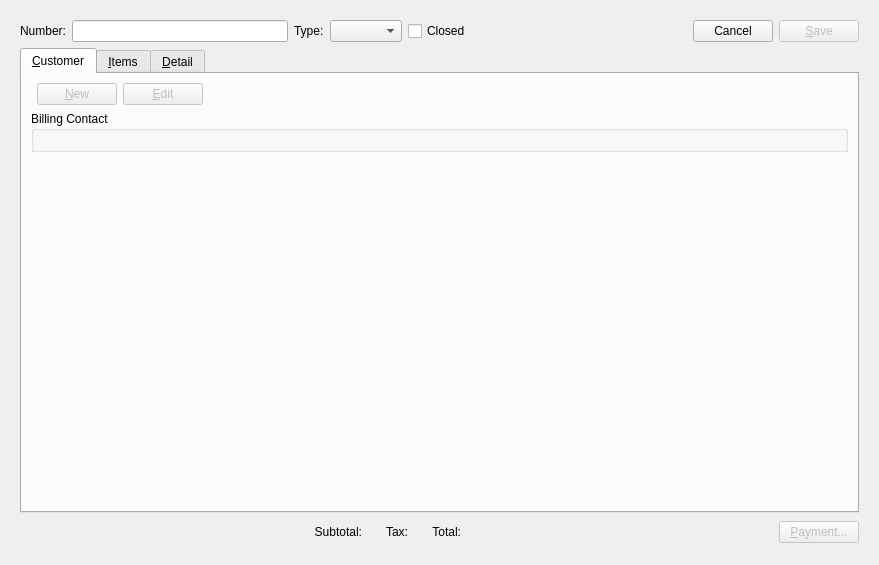
<?xml version="1.0" encoding="UTF-8"?>
<ui version="4.0">
 <class>retailSale</class>
 <widget class="QWidget" name="retailSale">
  <property name="geometry">
   <rect>
    <x>0</x>
    <y>0</y>
    <width>879</width>
    <height>565</height>
   </rect>
  </property>
  <property name="windowTitle">
   <string>Retail Sale</string>
  </property>
  <layout class="QGridLayout" name="gridLayout_6">
   <item row="0" column="0">
    <widget class="Screen" name="_sale">
     <property name="schemaName">
      <string>xtpos</string>
     </property>
     <property name="tableName">
      <string>api_sale</string>
     </property>
     <property name="primaryKeyColumns">
      <number>1</number>
     </property>
     <layout class="QGridLayout" name="gridLayout_3">
      <item row="0" column="0">
       <layout class="QHBoxLayout" name="_2">
        <item>
         <widget class="QLabel" name="_numberLit">
          <property name="text">
           <string>Number:</string>
          </property>
          <property name="alignment">
           <set>Qt::AlignRight|Qt::AlignTrailing|Qt::AlignVCenter</set>
          </property>
         </widget>
        </item>
        <item>
         <widget class="XLineEdit" name="_number">
          <property name="text">
           <string/>
          </property>
          <property name="fieldName">
           <string>sale_number</string>
          </property>
         </widget>
        </item>
        <item>
         <widget class="QLabel" name="_typeLit">
          <property name="text">
           <string>Type:</string>
          </property>
         </widget>
        </item>
        <item>
         <widget class="XComboBox" name="_type">
          <property name="fieldName">
           <string>type</string>
          </property>
         </widget>
        </item>
        <item>
         <widget class="XCheckBox" name="_closed">
          <property name="text">
           <string>Closed</string>
          </property>
          <property name="fieldName">
           <string>closed</string>
          </property>
          <property name="forgetful">
           <bool>true</bool>
          </property>
         </widget>
        </item>
        <item>
         <spacer>
          <property name="orientation">
           <enum>Qt::Horizontal</enum>
          </property>
          <property name="sizeHint" stdset="0">
           <size>
            <width>16</width>
            <height>20</height>
           </size>
          </property>
         </spacer>
        </item>
        <item>
         <widget class="QPushButton" name="_cancel">
          <property name="text">
           <string>Cancel</string>
          </property>
          <property name="shortcut">
           <string>Ctrl+W</string>
          </property>
          <property name="checkable">
           <bool>false</bool>
          </property>
         </widget>
        </item>
        <item>
         <widget class="QPushButton" name="_save">
          <property name="enabled">
           <bool>false</bool>
          </property>
          <property name="text">
           <string>&amp;Save</string>
          </property>
          <property name="shortcut">
           <string>Ctrl+S</string>
          </property>
         </widget>
        </item>
       </layout>
      </item>
      <item row="1" column="0">
       <widget class="QTabWidget" name="_tab">
        <property name="currentIndex">
         <number>0</number>
        </property>
        <widget class="QWidget" name="_custTab">
         <attribute name="title">
          <string>&amp;Customer</string>
         </attribute>
         <layout class="QVBoxLayout" name="verticalLayout">
          <item>
           <layout class="QHBoxLayout" name="horizontalLayout_7">
            <item>
             <widget class="CustInfo" name="_cust">
              <property name="fieldName">
               <string>customer_number</string>
              </property>
             </widget>
            </item>
            <item>
             <widget class="QPushButton" name="_new">
              <property name="enabled">
               <bool>false</bool>
              </property>
              <property name="text">
               <string>&amp;New</string>
              </property>
             </widget>
            </item>
            <item>
             <widget class="QPushButton" name="_edit">
              <property name="enabled">
               <bool>false</bool>
              </property>
              <property name="text">
               <string>&amp;Edit</string>
              </property>
             </widget>
            </item>
            <item>
             <spacer>
              <property name="orientation">
               <enum>Qt::Horizontal</enum>
              </property>
              <property name="sizeHint" stdset="0">
               <size>
                <width>13</width>
                <height>13</height>
               </size>
              </property>
             </spacer>
            </item>
           </layout>
          </item>
          <item>
           <widget class="QGroupBox" name="_cntctGroup">
            <property name="title">
             <string>Billing Contact</string>
            </property>
            <layout class="QGridLayout" name="_6">
             <item row="0" column="0">
              <widget class="ContactWidget" name="_contact">
               <property name="accountVisible">
                <bool>false</bool>
               </property>
               <property name="activeVisible">
                <bool>false</bool>
               </property>
               <property name="initialsVisible">
                <bool>false</bool>
               </property>
               <property name="webaddrVisible">
                <bool>false</bool>
               </property>
               <property name="fieldNameChange">
                <string>contact_change</string>
               </property>
               <property name="fieldNameNumber">
                <string>contact_number</string>
               </property>
               <property name="fieldNameFirst">
                <string>first</string>
               </property>
               <property name="fieldNameMiddle">
                <string>middle</string>
               </property>
               <property name="fieldNameLast">
                <string>last</string>
               </property>
               <property name="fieldNameSuffix">
                <string>suffix</string>
               </property>
               <property name="fieldNameTitle">
                <string>job_title</string>
               </property>
               <property name="fieldNamePhone">
                <string>voice</string>
               </property>
               <property name="fieldNamePhone2">
                <string>alternate</string>
               </property>
               <property name="fieldNameFax">
                <string>fax</string>
               </property>
               <property name="fieldNameEmailAddress">
                <string>email</string>
               </property>
               <property name="fieldNameWebAddress">
                <string>web</string>
               </property>
               <property name="fieldNameAddressChange" stdset="0">
                <string>address_change</string>
               </property>
               <property name="fieldNameAddressNumber" stdset="0">
                <string>address_number</string>
               </property>
               <property name="fieldNameLine1">
                <string>address1</string>
               </property>
               <property name="fieldNameLine2">
                <string>address2</string>
               </property>
               <property name="fieldNameLine3">
                <string>address3</string>
               </property>
               <property name="fieldNameCity">
                <string>city</string>
               </property>
               <property name="fieldNameState">
                <string>state</string>
               </property>
               <property name="fieldNamePostalCode">
                <string>postalcode</string>
               </property>
               <property name="fieldNameCountry">
                <string>country</string>
               </property>
              </widget>
             </item>
            </layout>
           </widget>
          </item>
          <item>
           <spacer>
            <property name="orientation">
             <enum>Qt::Vertical</enum>
            </property>
            <property name="sizeHint" stdset="0">
             <size>
              <width>20</width>
              <height>40</height>
             </size>
            </property>
           </spacer>
          </item>
         </layout>
        </widget>
        <widget class="QWidget" name="_itemsTab">
         <attribute name="title">
          <string>&amp;Items</string>
         </attribute>
         <layout class="QGridLayout" name="gridLayout_4">
          <item row="0" column="0">
           <widget class="XTreeView" name="_saleitems">
            <property name="enabled">
             <bool>true</bool>
            </property>
            <property name="editTriggers">
             <set>QAbstractItemView::NoEditTriggers</set>
            </property>
            <property name="alternatingRowColors">
             <bool>false</bool>
            </property>
            <property name="schemaName">
             <string>xtpos</string>
            </property>
            <property name="tableName">
             <string>api_saleitem</string>
            </property>
            <property name="primaryKeyCoulmns" stdset="0">
             <number>2</number>
            </property>
           </widget>
          </item>
          <item row="1" column="0">
           <layout class="QHBoxLayout" name="_7">
            <property name="spacing">
             <number>12</number>
            </property>
            <item>
             <widget class="QPushButton" name="_add">
              <property name="text">
               <string>Add</string>
              </property>
              <property name="shortcut">
               <string>Return</string>
              </property>
              <property name="default">
               <bool>true</bool>
              </property>
             </widget>
            </item>
            <item>
             <widget class="QPushButton" name="_remove">
              <property name="enabled">
               <bool>false</bool>
              </property>
              <property name="text">
               <string>Remove</string>
              </property>
             </widget>
            </item>
            <item>
             <spacer>
              <property name="orientation">
               <enum>Qt::Horizontal</enum>
              </property>
              <property name="sizeHint" stdset="0">
               <size>
                <width>16</width>
                <height>20</height>
               </size>
              </property>
             </spacer>
            </item>
            <item>
             <widget class="QLabel" name="_receiptNumberLit">
              <property name="text">
               <string>Receipt Number:</string>
              </property>
             </widget>
            </item>
            <item>
             <widget class="XLineEdit" name="_receiptNumber">
              <property name="enabled">
               <bool>false</bool>
              </property>
              <property name="sizePolicy">
               <sizepolicy hsizetype="Preferred" vsizetype="Fixed">
                <horstretch>0</horstretch>
                <verstretch>0</verstretch>
               </sizepolicy>
              </property>
             </widget>
            </item>
            <item>
             <widget class="QPushButton" name="_receiptSearch">
              <property name="text">
               <string>...</string>
              </property>
             </widget>
            </item>
           </layout>
          </item>
          <item row="2" column="0">
           <widget class="Screen" name="_saleitem">
            <property name="primaryKeyColumns">
             <number>2</number>
            </property>
            <layout class="QGridLayout" name="_8">
             <property name="margin">
              <number>0</number>
             </property>
             <property name="spacing">
              <number>0</number>
             </property>
             <item row="0" column="0">
              <widget class="QGroupBox" name="_itemGroup">
               <property name="title">
                <string/>
               </property>
               <layout class="QGridLayout" name="gridLayout_5">
                <item row="0" column="0">
                 <widget class="ItemCluster" name="_item">
                  <property name="fieldName">
                   <string>item_number</string>
                  </property>
                 </widget>
                </item>
                <item row="0" column="1">
                 <layout class="QGridLayout" name="_9">
                  <property name="verticalSpacing">
                   <number>0</number>
                  </property>
                  <item row="0" column="0">
                   <widget class="QLabel" name="_qtyLit">
                    <property name="text">
                     <string>Qty:</string>
                    </property>
                    <property name="alignment">
                     <set>Qt::AlignRight|Qt::AlignTrailing|Qt::AlignVCenter</set>
                    </property>
                    <property name="margin">
                     <number>5</number>
                    </property>
                   </widget>
                  </item>
                  <item row="0" column="1">
                   <layout class="QHBoxLayout" name="_10">
                    <item>
                     <widget class="XLineEdit" name="_qty">
                      <property name="fieldName">
                       <string>qty</string>
                      </property>
                      <property name="defaultText">
                       <string>1</string>
                      </property>
                     </widget>
                    </item>
                    <item>
                     <spacer>
                      <property name="orientation">
                       <enum>Qt::Horizontal</enum>
                      </property>
                      <property name="sizeHint" stdset="0">
                       <size>
                        <width>81</width>
                        <height>21</height>
                       </size>
                      </property>
                     </spacer>
                    </item>
                   </layout>
                  </item>
                  <item row="1" column="0">
                   <widget class="QLabel" name="_unitPriceLit">
                    <property name="text">
                     <string>Unit Price:</string>
                    </property>
                    <property name="alignment">
                     <set>Qt::AlignRight|Qt::AlignTrailing|Qt::AlignVCenter</set>
                    </property>
                    <property name="margin">
                     <number>5</number>
                    </property>
                   </widget>
                  </item>
                  <item row="2" column="0">
                   <widget class="QLabel" name="_extendedPriceLit">
                    <property name="text">
                     <string>Extended:</string>
                    </property>
                    <property name="alignment">
                     <set>Qt::AlignRight|Qt::AlignTrailing|Qt::AlignVCenter</set>
                    </property>
                    <property name="margin">
                     <number>5</number>
                    </property>
                   </widget>
                  </item>
                  <item row="1" column="1">
                   <layout class="QHBoxLayout" name="horizontalLayout_3">
                    <item>
                     <widget class="CurrCluster" name="_unitPrice">
                      <property name="sizePolicy">
                       <sizepolicy hsizetype="Fixed" vsizetype="Preferred">
                        <horstretch>0</horstretch>
                        <verstretch>0</verstretch>
                       </sizepolicy>
                      </property>
                      <property name="fieldNameValue">
                       <string>price</string>
                      </property>
                      <property name="format">
                       <enum>CurrDisplay::SalesPrice</enum>
                      </property>
                      <property name="currencyEnabled">
                       <bool>false</bool>
                      </property>
                      <property name="currencyVisible">
                       <bool>false</bool>
                      </property>
                     </widget>
                    </item>
                    <item>
                     <spacer name="horizontalSpacer_3">
                      <property name="orientation">
                       <enum>Qt::Horizontal</enum>
                      </property>
                      <property name="sizeHint" stdset="0">
                       <size>
                        <width>40</width>
                        <height>20</height>
                       </size>
                      </property>
                     </spacer>
                    </item>
                   </layout>
                  </item>
                  <item row="2" column="1">
                   <layout class="QHBoxLayout" name="horizontalLayout_4">
                    <item>
                     <widget class="CurrCluster" name="_extendedPrice">
                      <property name="sizePolicy">
                       <sizepolicy hsizetype="Fixed" vsizetype="Preferred">
                        <horstretch>0</horstretch>
                        <verstretch>0</verstretch>
                       </sizepolicy>
                      </property>
                      <property name="fieldNameValue">
                       <string>extension</string>
                      </property>
                      <property name="format">
                       <enum>CurrDisplay::ExtPrice</enum>
                      </property>
                      <property name="currencyEnabled">
                       <bool>false</bool>
                      </property>
                      <property name="currencyVisible">
                       <bool>false</bool>
                      </property>
                      <property name="enabled">
                       <bool>false</bool>
                      </property>
                     </widget>
                    </item>
                    <item>
                     <spacer name="horizontalSpacer_4">
                      <property name="orientation">
                       <enum>Qt::Horizontal</enum>
                      </property>
                      <property name="sizeHint" stdset="0">
                       <size>
                        <width>40</width>
                        <height>20</height>
                       </size>
                      </property>
                     </spacer>
                    </item>
                   </layout>
                  </item>
                 </layout>
                </item>
               </layout>
               <zorder>_item</zorder>
               <zorder></zorder>
              </widget>
             </item>
            </layout>
           </widget>
          </item>
         </layout>
        </widget>
        <widget class="QWidget" name="_detailTab">
         <attribute name="title">
          <string>&amp;Detail</string>
         </attribute>
         <layout class="QGridLayout" name="gridLayout_2">
          <item row="0" column="0">
           <layout class="QHBoxLayout" name="horizontalLayout_2">
            <item>
             <layout class="QGridLayout" name="gridLayout">
              <item row="0" column="1">
               <widget class="DLineEdit" name="_date">
                <property name="enabled">
                 <bool>false</bool>
                </property>
                <property name="sizePolicy">
                 <sizepolicy hsizetype="Minimum" vsizetype="Fixed">
                  <horstretch>0</horstretch>
                  <verstretch>0</verstretch>
                 </sizepolicy>
                </property>
                <property name="defaultDate">
                 <enum>XDateEdit::Current</enum>
                </property>
                <property name="fieldName">
                 <string>date</string>
                </property>
               </widget>
              </item>
              <item row="1" column="1">
               <layout class="QHBoxLayout" name="_11">
                <item>
                 <widget class="XComboBox" name="_salesrep">
                  <property name="allowNull">
                   <bool>true</bool>
                  </property>
                  <property name="nullStr">
                   <string>None</string>
                  </property>
                  <property name="type">
                   <enum>XComboBox::SalesReps</enum>
                  </property>
                  <property name="defaultCode">
                   <enum>XComboBox::None</enum>
                  </property>
                  <property name="fieldName">
                   <string>sales_rep</string>
                  </property>
                 </widget>
                </item>
                <item>
                 <spacer>
                  <property name="orientation">
                   <enum>Qt::Horizontal</enum>
                  </property>
                  <property name="sizeHint" stdset="0">
                   <size>
                    <width>16</width>
                    <height>24</height>
                   </size>
                  </property>
                 </spacer>
                </item>
               </layout>
              </item>
              <item row="1" column="3">
               <layout class="QHBoxLayout" name="horizontalLayout">
                <item>
                 <widget class="WComboBox" name="_site">
                  <property name="allowNull">
                   <bool>false</bool>
                  </property>
                  <property name="defaultCode">
                   <enum>XComboBox::None</enum>
                  </property>
                  <property name="fieldName">
                   <string>site</string>
                  </property>
                 </widget>
                </item>
                <item>
                 <spacer name="horizontalSpacer">
                  <property name="orientation">
                   <enum>Qt::Horizontal</enum>
                  </property>
                  <property name="sizeHint" stdset="0">
                   <size>
                    <width>0</width>
                    <height>20</height>
                   </size>
                  </property>
                 </spacer>
                </item>
               </layout>
              </item>
              <item row="0" column="0">
               <widget class="QLabel" name="_dateLit">
                <property name="text">
                 <string>Date:</string>
                </property>
                <property name="alignment">
                 <set>Qt::AlignRight|Qt::AlignTrailing|Qt::AlignVCenter</set>
                </property>
               </widget>
              </item>
              <item row="1" column="0">
               <widget class="XLabel" name="_salesrepLit">
                <property name="text">
                 <string>Sales Rep:</string>
                </property>
                <property name="alignment">
                 <set>Qt::AlignRight|Qt::AlignTrailing|Qt::AlignVCenter</set>
                </property>
               </widget>
              </item>
              <item row="0" column="2">
               <widget class="QLabel" name="TerminalLit">
                <property name="text">
                 <string>Terminal:</string>
                </property>
                <property name="alignment">
                 <set>Qt::AlignRight|Qt::AlignTrailing|Qt::AlignVCenter</set>
                </property>
               </widget>
              </item>
              <item row="1" column="2">
               <widget class="QLabel" name="_siteLit">
                <property name="text">
                 <string>Site:</string>
                </property>
                <property name="alignment">
                 <set>Qt::AlignRight|Qt::AlignTrailing|Qt::AlignVCenter</set>
                </property>
               </widget>
              </item>
              <item row="0" column="4">
               <layout class="QHBoxLayout" name="horizontalLayout_5">
                <item>
                 <widget class="QLabel" name="_taxzoneLit">
                  <property name="text">
                   <string>Tax Zone:</string>
                  </property>
                 </widget>
                </item>
                <item>
                 <widget class="XComboBox" name="_taxzone">
                  <property name="allowNull">
                   <bool>true</bool>
                  </property>
                  <property name="nullStr">
                   <string>None</string>
                  </property>
                  <property name="type">
                   <enum>XComboBox::TaxZones</enum>
                  </property>
                  <property name="defaultCode">
                   <enum>XComboBox::None</enum>
                  </property>
                  <property name="fieldName">
                   <string>tax_zone</string>
                  </property>
                 </widget>
                </item>
                <item>
                 <spacer name="horizontalSpacer_5">
                  <property name="orientation">
                   <enum>Qt::Horizontal</enum>
                  </property>
                  <property name="sizeHint" stdset="0">
                   <size>
                    <width>0</width>
                    <height>20</height>
                   </size>
                  </property>
                 </spacer>
                </item>
               </layout>
              </item>
              <item row="0" column="3">
               <layout class="QHBoxLayout" name="horizontalLayout_6">
                <item>
                 <widget class="XComboBox" name="_terminal">
                  <property name="fieldName">
                   <string>terminal</string>
                  </property>
                 </widget>
                </item>
                <item>
                 <spacer name="horizontalSpacer_6">
                  <property name="orientation">
                   <enum>Qt::Horizontal</enum>
                  </property>
                  <property name="sizeHint" stdset="0">
                   <size>
                    <width>0</width>
                    <height>20</height>
                   </size>
                  </property>
                 </spacer>
                </item>
               </layout>
              </item>
             </layout>
            </item>
            <item>
             <spacer>
              <property name="orientation">
               <enum>Qt::Horizontal</enum>
              </property>
              <property name="sizeHint" stdset="0">
               <size>
                <width>40</width>
                <height>20</height>
               </size>
              </property>
             </spacer>
            </item>
           </layout>
          </item>
          <item row="1" column="0">
           <layout class="QVBoxLayout" name="_12">
            <property name="spacing">
             <number>0</number>
            </property>
            <item>
             <widget class="QLabel" name="_notesLit">
              <property name="text">
               <string>Notes</string>
              </property>
             </widget>
            </item>
            <item>
             <widget class="XTextEdit" name="_notes">
              <property name="fieldName">
               <string>notes</string>
              </property>
             </widget>
            </item>
            <item>
             <widget class="QTextEdit" name="_notes2"/>
            </item>
           </layout>
          </item>
         </layout>
        </widget>
       </widget>
      </item>
      <item row="2" column="0">
       <layout class="QHBoxLayout" name="_13">
        <property name="spacing">
         <number>12</number>
        </property>
        <item>
         <spacer>
          <property name="orientation">
           <enum>Qt::Horizontal</enum>
          </property>
          <property name="sizeHint" stdset="0">
           <size>
            <width>0</width>
            <height>26</height>
           </size>
          </property>
         </spacer>
        </item>
        <item>
         <widget class="QLabel" name="_subtotalLit">
          <property name="text">
           <string>Subtotal:</string>
          </property>
          <property name="alignment">
           <set>Qt::AlignRight|Qt::AlignTrailing|Qt::AlignVCenter</set>
          </property>
         </widget>
        </item>
        <item>
         <widget class="CurrCluster" name="_subtotal">
          <property name="fieldNameValue">
           <string>subtotal</string>
          </property>
          <property name="currencyVisible">
           <bool>false</bool>
          </property>
          <property name="enabled">
           <bool>false</bool>
          </property>
         </widget>
        </item>
        <item>
         <widget class="QLabel" name="_taxLit">
          <property name="text">
           <string>Tax:</string>
          </property>
          <property name="alignment">
           <set>Qt::AlignRight|Qt::AlignTrailing|Qt::AlignVCenter</set>
          </property>
         </widget>
        </item>
        <item>
         <widget class="CurrCluster" name="_tax">
          <property name="fieldNameValue">
           <string>tax</string>
          </property>
          <property name="currencyVisible">
           <bool>false</bool>
          </property>
          <property name="enabled">
           <bool>false</bool>
          </property>
         </widget>
        </item>
        <item>
         <widget class="QLabel" name="_totalLit">
          <property name="text">
           <string>Total:</string>
          </property>
          <property name="alignment">
           <set>Qt::AlignRight|Qt::AlignTrailing|Qt::AlignVCenter</set>
          </property>
         </widget>
        </item>
        <item>
         <widget class="CurrCluster" name="_total">
          <property name="fieldNameValue">
           <string>total</string>
          </property>
          <property name="currencyVisible">
           <bool>false</bool>
          </property>
          <property name="enabled">
           <bool>false</bool>
          </property>
         </widget>
        </item>
        <item>
         <spacer name="horizontalSpacer_2">
          <property name="orientation">
           <enum>Qt::Horizontal</enum>
          </property>
          <property name="sizeHint" stdset="0">
           <size>
            <width>0</width>
            <height>20</height>
           </size>
          </property>
         </spacer>
        </item>
        <item>
         <widget class="QPushButton" name="_payment">
          <property name="enabled">
           <bool>false</bool>
          </property>
          <property name="text">
           <string>&amp;Payment...</string>
          </property>
         </widget>
        </item>
       </layout>
      </item>
     </layout>
    </widget>
   </item>
  </layout>
 </widget>
 <customwidgets>
  <customwidget>
   <class>ContactWidget</class>
   <extends>QWidget</extends>
   <header>contactwidget.h</header>
  </customwidget>
  <customwidget>
   <class>CurrCluster</class>
   <extends>CurrDisplay</extends>
   <header>currcluster.h</header>
  </customwidget>
  <customwidget>
   <class>CurrDisplay</class>
   <extends>QWidget</extends>
   <header>currcluster.h</header>
  </customwidget>
  <customwidget>
   <class>CustInfo</class>
   <extends>QWidget</extends>
   <header>custcluster.h</header>
  </customwidget>
  <customwidget>
   <class>DLineEdit</class>
   <extends>QWidget</extends>
   <header>datecluster.h</header>
  </customwidget>
  <customwidget>
   <class>ItemCluster</class>
   <extends>QWidget</extends>
   <header>itemcluster.h</header>
  </customwidget>
  <customwidget>
   <class>Screen</class>
   <extends>QWidget</extends>
   <header>screen.h</header>
   <container>1</container>
  </customwidget>
  <customwidget>
   <class>WComboBox</class>
   <extends>XComboBox</extends>
   <header>wcombobox.h</header>
  </customwidget>
  <customwidget>
   <class>XCheckBox</class>
   <extends>QCheckBox</extends>
   <header>xcheckbox.h</header>
  </customwidget>
  <customwidget>
   <class>XComboBox</class>
   <extends>QComboBox</extends>
   <header>xcombobox.h</header>
  </customwidget>
  <customwidget>
   <class>XLabel</class>
   <extends>QLabel</extends>
   <header>xlabel.h</header>
  </customwidget>
  <customwidget>
   <class>XLineEdit</class>
   <extends>QLineEdit</extends>
   <header>xlineedit.h</header>
   <container>1</container>
  </customwidget>
  <customwidget>
   <class>XTreeView</class>
   <extends>QTreeView</extends>
   <header>xtreeview.h</header>
  </customwidget>
  <customwidget>
   <class>XTextEdit</class>
   <extends>QTextEdit</extends>
   <header>xtextedit.h</header>
  </customwidget>
 </customwidgets>
 <resources/>
 <connections>
  <connection>
   <sender>_sale</sender>
   <signal>newDataWidgetMapper(XDataWidgetMapper*)</signal>
   <receiver>_number</receiver>
   <slot>setDataWidgetMap(XDataWidgetMapper*)</slot>
   <hints>
    <hint type="sourcelabel">
     <x>439</x>
     <y>282</y>
    </hint>
    <hint type="destinationlabel">
     <x>178</x>
     <y>38</y>
    </hint>
   </hints>
  </connection>
  <connection>
   <sender>_sale</sender>
   <signal>newDataWidgetMapper(XDataWidgetMapper*)</signal>
   <receiver>_type</receiver>
   <slot>setDataWidgetMap(XDataWidgetMapper*)</slot>
   <hints>
    <hint type="sourcelabel">
     <x>439</x>
     <y>282</y>
    </hint>
    <hint type="destinationlabel">
     <x>376</x>
     <y>39</y>
    </hint>
   </hints>
  </connection>
  <connection>
   <sender>_sale</sender>
   <signal>newDataWidgetMapper(XDataWidgetMapper*)</signal>
   <receiver>_contact</receiver>
   <slot>setDataWidgetMap(XDataWidgetMapper*)</slot>
   <hints>
    <hint type="sourcelabel">
     <x>439</x>
     <y>282</y>
    </hint>
    <hint type="destinationlabel">
     <x>439</x>
     <y>274</y>
    </hint>
   </hints>
  </connection>
  <connection>
   <sender>_sale</sender>
   <signal>newDataWidgetMapper(XDataWidgetMapper*)</signal>
   <receiver>_salesrep</receiver>
   <slot>setDataWidgetMap(XDataWidgetMapper*)</slot>
   <hints>
    <hint type="sourcelabel">
     <x>439</x>
     <y>282</y>
    </hint>
    <hint type="destinationlabel">
     <x>167</x>
     <y>158</y>
    </hint>
   </hints>
  </connection>
  <connection>
   <sender>_sale</sender>
   <signal>newDataWidgetMapper(XDataWidgetMapper*)</signal>
   <receiver>_terminal</receiver>
   <slot>setDataWidgetMap(XDataWidgetMapper*)</slot>
   <hints>
    <hint type="sourcelabel">
     <x>439</x>
     <y>282</y>
    </hint>
    <hint type="destinationlabel">
     <x>406</x>
     <y>120</y>
    </hint>
   </hints>
  </connection>
  <connection>
   <sender>_sale</sender>
   <signal>newDataWidgetMapper(XDataWidgetMapper*)</signal>
   <receiver>_date</receiver>
   <slot>setDataWidgetMap(XDataWidgetMapper*)</slot>
   <hints>
    <hint type="sourcelabel">
     <x>439</x>
     <y>282</y>
    </hint>
    <hint type="destinationlabel">
     <x>195</x>
     <y>120</y>
    </hint>
   </hints>
  </connection>
  <connection>
   <sender>_sale</sender>
   <signal>newDataWidgetMapper(XDataWidgetMapper*)</signal>
   <receiver>_notes</receiver>
   <slot>setDataWidgetMap(XDataWidgetMapper*)</slot>
   <hints>
    <hint type="sourcelabel">
     <x>439</x>
     <y>282</y>
    </hint>
    <hint type="destinationlabel">
     <x>439</x>
     <y>333</y>
    </hint>
   </hints>
  </connection>
  <connection>
   <sender>_sale</sender>
   <signal>newDataWidgetMapper(XDataWidgetMapper*)</signal>
   <receiver>_taxzone</receiver>
   <slot>setDataWidgetMap(XDataWidgetMapper*)</slot>
   <hints>
    <hint type="sourcelabel">
     <x>439</x>
     <y>282</y>
    </hint>
    <hint type="destinationlabel">
     <x>598</x>
     <y>120</y>
    </hint>
   </hints>
  </connection>
  <connection>
   <sender>_sale</sender>
   <signal>newDataWidgetMapper(XDataWidgetMapper*)</signal>
   <receiver>_total</receiver>
   <slot>setDataWidgetMap(XDataWidgetMapper*)</slot>
   <hints>
    <hint type="sourcelabel">
     <x>439</x>
     <y>282</y>
    </hint>
    <hint type="destinationlabel">
     <x>632</x>
     <y>519</y>
    </hint>
   </hints>
  </connection>
  <connection>
   <sender>_sale</sender>
   <signal>newDataWidgetMapper(XDataWidgetMapper*)</signal>
   <receiver>_subtotal</receiver>
   <slot>setDataWidgetMap(XDataWidgetMapper*)</slot>
   <hints>
    <hint type="sourcelabel">
     <x>439</x>
     <y>282</y>
    </hint>
    <hint type="destinationlabel">
     <x>201</x>
     <y>519</y>
    </hint>
   </hints>
  </connection>
  <connection>
   <sender>_sale</sender>
   <signal>newDataWidgetMapper(XDataWidgetMapper*)</signal>
   <receiver>_tax</receiver>
   <slot>setDataWidgetMap(XDataWidgetMapper*)</slot>
   <hints>
    <hint type="sourcelabel">
     <x>439</x>
     <y>282</y>
    </hint>
    <hint type="destinationlabel">
     <x>412</x>
     <y>519</y>
    </hint>
   </hints>
  </connection>
  <connection>
   <sender>_sale</sender>
   <signal>newDataWidgetMapper(XDataWidgetMapper*)</signal>
   <receiver>_saleitems</receiver>
   <slot>setDataWidgetMap(XDataWidgetMapper*)</slot>
   <hints>
    <hint type="sourcelabel">
     <x>439</x>
     <y>282</y>
    </hint>
    <hint type="destinationlabel">
     <x>439</x>
     <y>199</y>
    </hint>
   </hints>
  </connection>
  <connection>
   <sender>_sale</sender>
   <signal>newDataWidgetMapper(XDataWidgetMapper*)</signal>
   <receiver>_cust</receiver>
   <slot>setDataWidgetMap(XDataWidgetMapper*)</slot>
   <hints>
    <hint type="sourcelabel">
     <x>439</x>
     <y>282</y>
    </hint>
    <hint type="destinationlabel">
     <x>200</x>
     <y>124</y>
    </hint>
   </hints>
  </connection>
  <connection>
   <sender>_sale</sender>
   <signal>newDataWidgetMapper(XDataWidgetMapper*)</signal>
   <receiver>_site</receiver>
   <slot>setDataWidgetMap(XDataWidgetMapper*)</slot>
   <hints>
    <hint type="sourcelabel">
     <x>439</x>
     <y>282</y>
    </hint>
    <hint type="destinationlabel">
     <x>406</x>
     <y>158</y>
    </hint>
   </hints>
  </connection>
  <connection>
   <sender>_sale</sender>
   <signal>newDataWidgetMapper(XDataWidgetMapper*)</signal>
   <receiver>_closed</receiver>
   <slot>setDataWidgetMap(XDataWidgetMapper*)</slot>
   <hints>
    <hint type="sourcelabel">
     <x>439</x>
     <y>282</y>
    </hint>
    <hint type="destinationlabel">
     <x>475</x>
     <y>39</y>
    </hint>
   </hints>
  </connection>
  <connection>
   <sender>_saleitem</sender>
   <signal>newDataWidgetMapper(XDataWidgetMapper*)</signal>
   <receiver>_extendedPrice</receiver>
   <slot>setDataWidgetMap(XDataWidgetMapper*)</slot>
   <hints>
    <hint type="sourcelabel">
     <x>439</x>
     <y>405</y>
    </hint>
    <hint type="destinationlabel">
     <x>608</x>
     <y>432</y>
    </hint>
   </hints>
  </connection>
  <connection>
   <sender>_saleitem</sender>
   <signal>newDataWidgetMapper(XDataWidgetMapper*)</signal>
   <receiver>_item</receiver>
   <slot>setDataWidgetMap(XDataWidgetMapper*)</slot>
   <hints>
    <hint type="sourcelabel">
     <x>439</x>
     <y>405</y>
    </hint>
    <hint type="destinationlabel">
     <x>248</x>
     <y>405</y>
    </hint>
   </hints>
  </connection>
  <connection>
   <sender>_saleitem</sender>
   <signal>newDataWidgetMapper(XDataWidgetMapper*)</signal>
   <receiver>_qty</receiver>
   <slot>setDataWidgetMap(XDataWidgetMapper*)</slot>
   <hints>
    <hint type="sourcelabel">
     <x>439</x>
     <y>405</y>
    </hint>
    <hint type="destinationlabel">
     <x>597</x>
     <y>376</y>
    </hint>
   </hints>
  </connection>
  <connection>
   <sender>_saleitem</sender>
   <signal>newDataWidgetMapper(XDataWidgetMapper*)</signal>
   <receiver>_unitPrice</receiver>
   <slot>setDataWidgetMap(XDataWidgetMapper*)</slot>
   <hints>
    <hint type="sourcelabel">
     <x>439</x>
     <y>405</y>
    </hint>
    <hint type="destinationlabel">
     <x>608</x>
     <y>404</y>
    </hint>
   </hints>
  </connection>
  <connection>
   <sender>_saleitems</sender>
   <signal>newModel(XSqlTableModel*)</signal>
   <receiver>_saleitem</receiver>
   <slot>setModel(XSqlTableModel*)</slot>
   <hints>
    <hint type="sourcelabel">
     <x>439</x>
     <y>199</y>
    </hint>
    <hint type="destinationlabel">
     <x>439</x>
     <y>405</y>
    </hint>
   </hints>
  </connection>
 </connections>
</ui>
